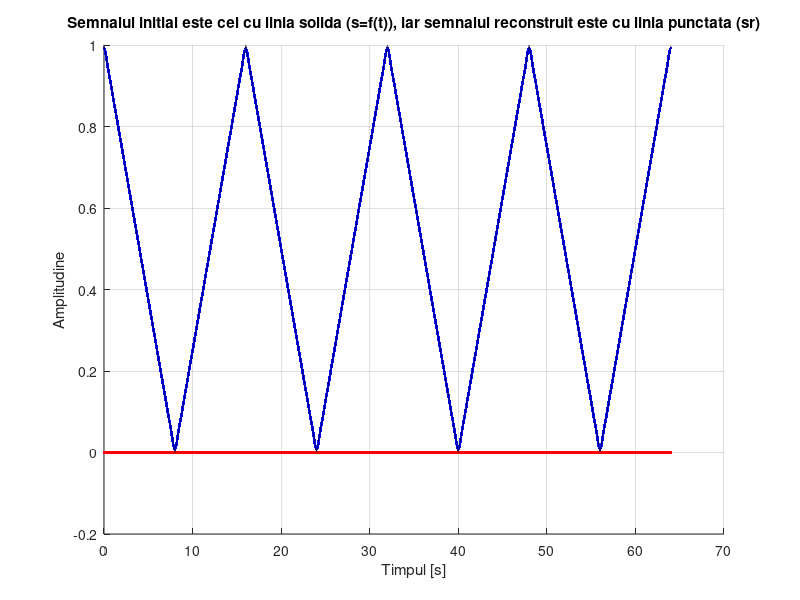
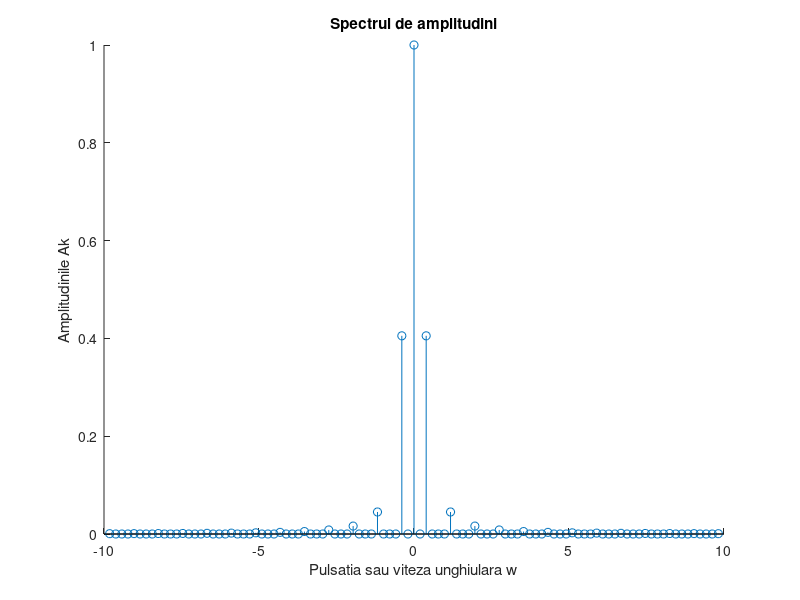

Reproduce these figures in MATLAB, in order.
close all
clear all
clc
N=50; %Numarul de coeficienti prestabilit
T=32; %Aici am modificat durata perioadei ca fiin de doua ori durata semnalului, acest lucru l-am observat din figurile din ultima pagina din pdf
f=1/T;
t=0:0.0032:2*T; %Voi reprezenta 2 perioade ale semnalului triunghiular dat
w=2*pi*f; %Definim pulsatia sau viteza unghiulara
s=abs(sawtooth(w*t,0.5));
for n= -N:N % n reprezinta indexul, iar acesta va lua valori intre [-N,N]
    C(n+N+1)=1/T * integral(@(t)(abs(sawtooth(w*t,0.5))).*exp(-1j*w*n*t),0,T);
    %Am scris formula coeficientiolor pentru Seria Fourrier Exponentiala,
    %iar integrala este pe o perioada, de aceea am pus '0,T'
    %De asemenea, am folosit C(n+N+1) deoarece coeficientii trebuie sa fie
    %pozitivi
end
%Voi defini semnalul reconstruit, pe care il initializez cu 0
sr=0;
%Incepem reconstruirea semnalului
for n= -N:N
    sr= sr+ C(n+N+1)*exp(1j*n*w*t);
end
figure(1);
%Ca si in titlu, figura(1) este figura cu semnalele initial si reconstruit
hold on %Cu ajutorul acestei functii vom adauga mai multe reprezentari in figura 1
plot(t,real(sr),':.b');
plot(t,imag(sr),':.r');
plot(t,s,'-.k');
grid ;
xlabel('Timpul [s]');
ylabel('Amplitudine');
title('Semnalul initial este cel cu linia solida (s=f(t)), iar semnalul reconstruit este cu linia punctata (sr)');
hold off
figure(2); %In aceasta figura vom reprezenta spectrul de amplitudini, spectrul fiind unul discret vom folosi functia stem
hold on
stem((-N:N)*w,2*abs(C)); %Folosim abs, deoarece sprectrul de amplitudini,pe langa ca este discret, are intotdeauna valori pozitive pe axa y
xlabel('Pulsatia sau viteza unghiulara w');
ylabel('Amplitudinile Ak');
title('Spectrul de amplitudini');
hold off
%Se observa ca seria Fourrier, la un numar mare de trunchieri, este o buna
%aproximare a semnalului initial.

